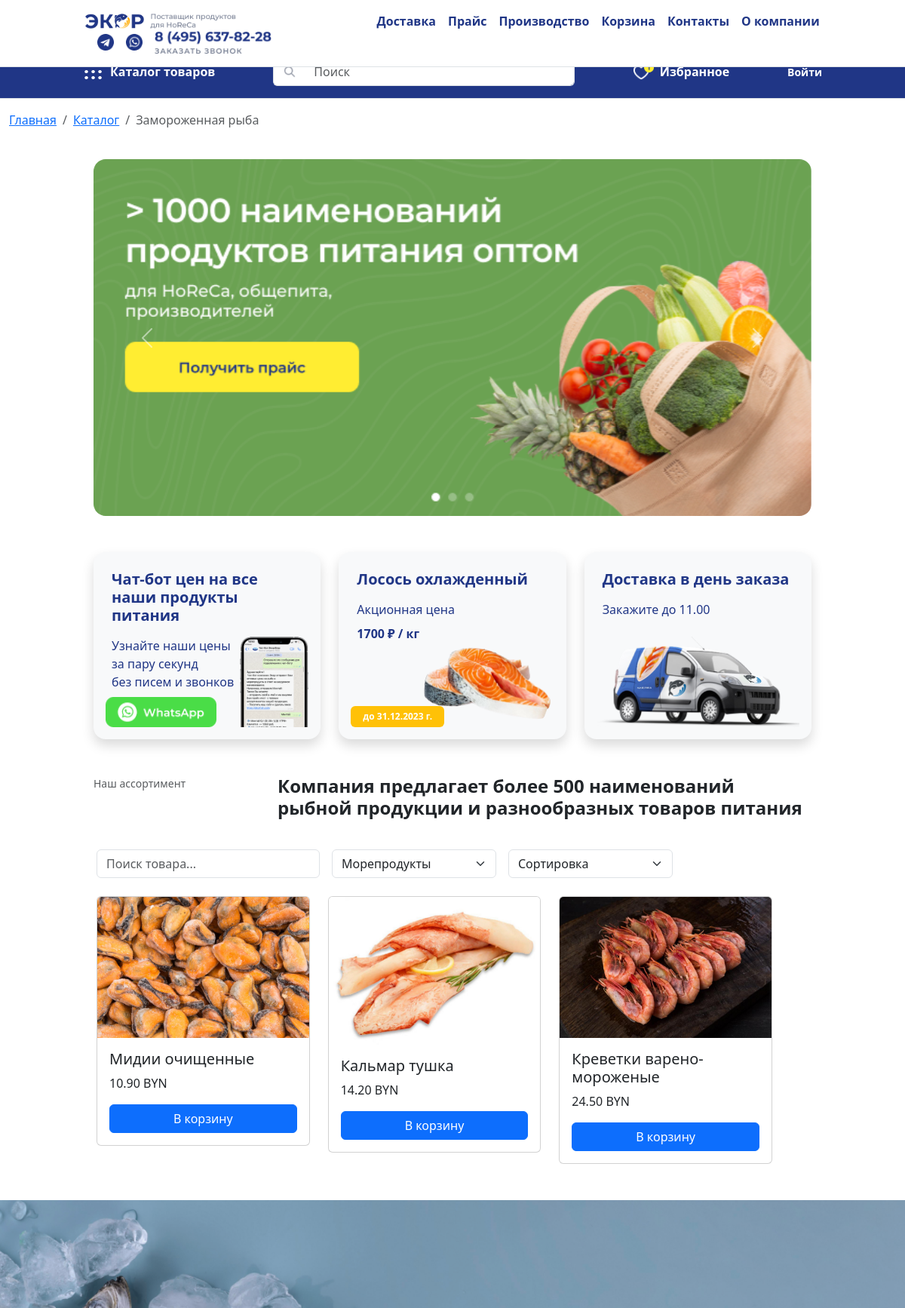
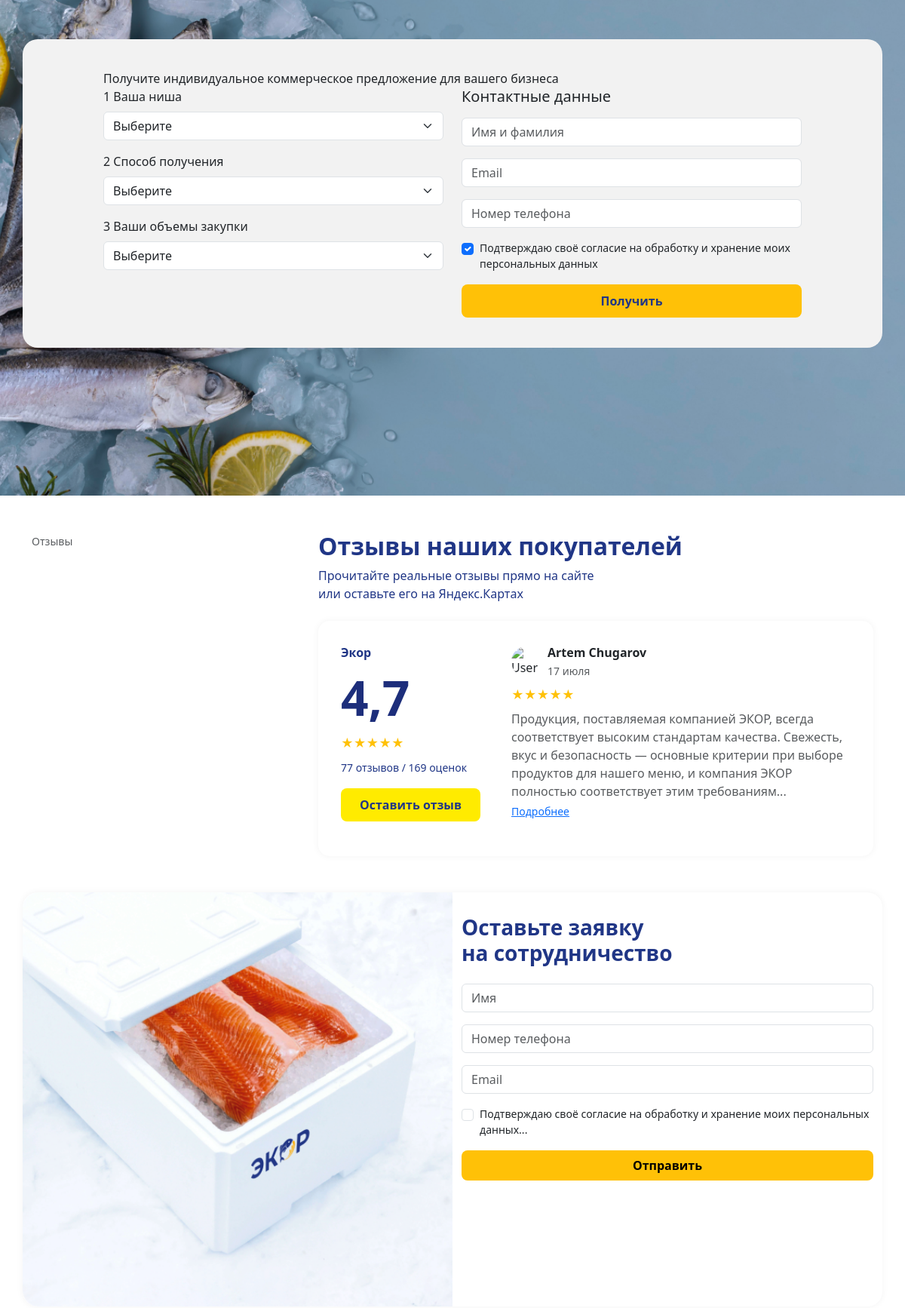
/project.local/index.php?category=2 (upper part), run on the app's committed database (2 pictures, top to bottom).
### tables this page shows
CREATE TABLE `products` (
  `id_products` int NOT NULL AUTO_INCREMENT,
  `shop_id` int NOT NULL,
  `type_id` int NOT NULL,
  `name` varchar(255) DEFAULT NULL,
  `information` tinytext,
  `img` varchar(45) DEFAULT NULL,
  `price` varchar(45) DEFAULT NULL,
  PRIMARY KEY (`id_products`,`shop_id`,`type_id`),
  UNIQUE KEY `id_products_UNIQUE` (`id_products`),
  KEY `products_to_shops` (`shop_id`),
  KEY `products_to_type` (`type_id`),
  CONSTRAINT `products_to_shops` FOREIGN KEY (`shop_id`) REFERENCES `shops` (`id_shops`),
  CONSTRAINT `products_to_type` FOREIGN KEY (`type_id`) REFERENCES `product_type` (`id_product_type`)
);

### project.local/index.php (the view, shortened to what the rows shown need)
<!DOCTYPE html>
<html>
  <head>
    <link rel="stylesheet" href="css/style_copy.css" />
    <link href="https://cdn.jsdelivr.net/npm/bootstrap@5.3.3/dist/css/bootstrap.min.css" rel="stylesheet">
    <link rel="stylesheet" href="https://cdn.jsdelivr.net/npm/swiper@11/swiper-bundle.min.css" />
  </head>
  <body>
    <div class="main">
      <div class="frame-wrapper">
        <div class="frame">
          <div class="view">
            <div class="container-fluid">
              <div class="row">
                <div class="col-12 col-lg-10 mx-auto">
                <div class="container my-5">
                  <div class="row mb-4">
                    <div class="col-md-9">
                      <h2 class="fw-bold fs-4 fs-md-2">
                        Компания предлагает более 500 наименований рыбной продукции и разнообразных товаров питания
                      </h2>
                    </div>
                  </div>
                  <div class="row g-3">
                      <div class="row mt-4">
                          <?php
                          require_once 'db.php';
                          $params = [];
                          $where = [];
                          if (!empty($_GET['category'])) {
                              $where[] = "products.type_id = ?";
                              $params[] = $_GET['category'];
                          }
                          $sql = "SELECT * FROM products";
                          if (!empty($where)) {
                              $sql .= " WHERE " . implode(" AND ", $where);
                          }
                          $sort = $_GET['sort'] ?? 'default';
                          switch ($sort) {
                              default:           $sql .= " ORDER BY id_products DESC"; break;
                          }
                          $stmt = $pdo->prepare($sql);
                          $stmt->execute($params);
                          ?>
                          <div class="row">
                              <?php while ($row = $stmt->fetch(PDO::FETCH_ASSOC)): ?>
                                  <div class="col-md-4">
                                      <div class="card"> <img src="img/products/<?= $row['img'] ?>" class="card-img-top">
                                          <div class="card-body">
                                              <h5><?= htmlspecialchars($row['name']) ?></h5>
                                              <p><?= $row['price'] ?> BYN</p>
                                              <button class="add-to-cart btn btn-primary" data-id="<?= $row['id_products'] ?>">В корзину</button>
                                          </div>
                                      </div>
                                  </div>
                              <?php endwhile; ?>
                          </div>
                      </div>
                  </div>
                </div>
              </div>
            </div>
          </div>
                <div class="container my-5">
                  <div class="row align-items-start">
                    <div class="col-md-8">
                      <h2 class="blue-text fw-bold mb-2">Отзывы наших покупателей</h2>
                    </div>
                  </div>
                </div>
        </div>
        </div>
      </div>
    </div>
  </body>
</html>

### data on the page
products: img (picture), name "Мидии очищенные", price "10.90"
products: img (picture), name "Кальмар тушка", price "14.20"
products: img (picture), name "Креветки варено-мороженые", price "24.50"

### other printed values
form field category "Морепродукты"
